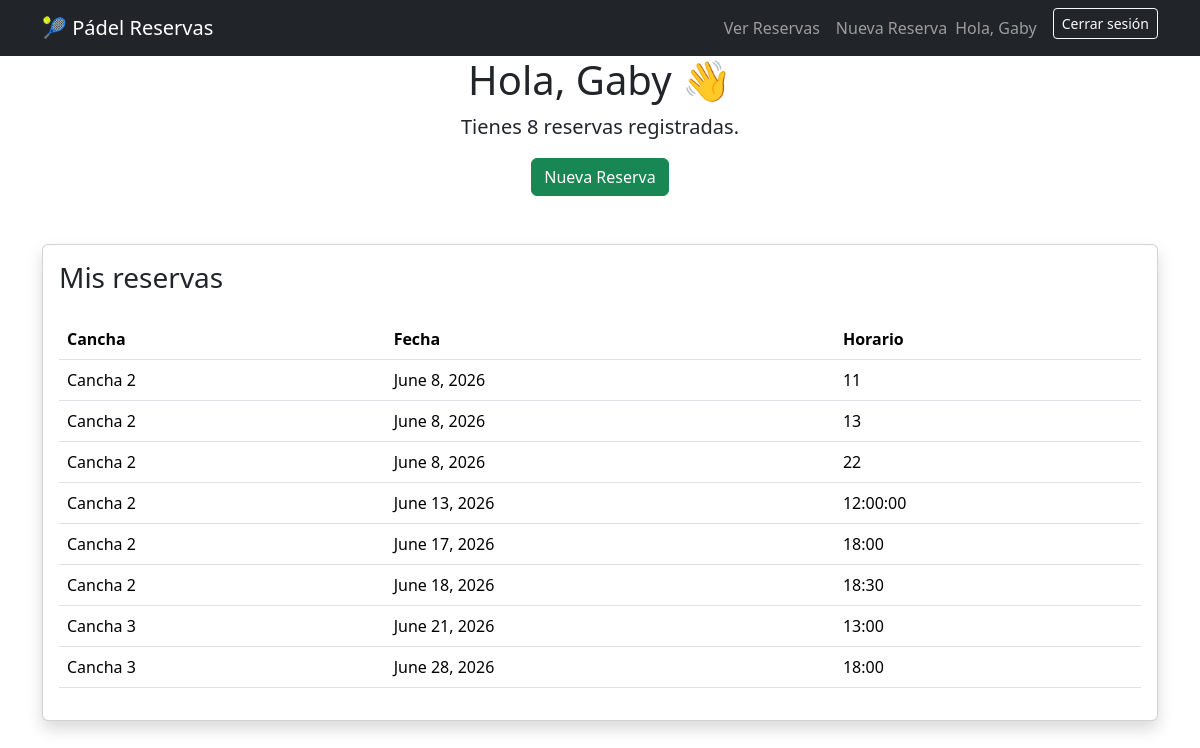
The app's page / (signed in) with its own data.
### reservas/models.py (models this page shows, shortened)
class Reserva(models.Model):
    nombre_cliente = models.CharField(max_length=100)
    cancha = models.ForeignKey(Cancha, on_delete=models.CASCADE)
    fecha = models.DateField()
    horario = models.CharField(max_length=5, choices=HORARIOS)
    usuario = models.ForeignKey(User, on_delete=models.CASCADE)

class Cancha(models.Model):
    nombre = models.CharField(max_length=50)
    def __str__(self):
        return self.nombre

### reservas/views.py (the view)
# urls.py: path('', inicio, name='inicio'),
def inicio(request):
    reservas_usuario = []
    if request.user.is_authenticated:
        reservas_usuario = Reserva.objects.filter(usuario = request.user).order_by('fecha', 'horario')
    context = {
        'reservas_usuario': reservas_usuario,
    }
    return render(
        request,
        'reservas/inicio.html',
        context
    )

### reservas/templates/reservas/inicio.html (shortened to what this page needs)
{% extends 'reservas/base.html' %}
{% load static %}
{% block content %}
{% if not user.is_authenticated %}
<div class="hero">
    <div class="hero-content">
        <h1>🎾 Sistema de Reservas de Pádel</h1>
        <p>
            Reserva tu cancha de forma rápida y sencilla.
        </p>
        <a href="{% url 'login' %}" class="btn-home">
            Iniciar sesión
        </a>
        <a href="{% url 'registro' %}" class="btn-home">
            Registrarse
        </a>
    </div>
</div>
{% else %}
<div class="container dashboard">
    <div class="text-center mb-5">
        <h1>Hola, {{ user.username }} 👋</h1>
        <p class="lead">
            Tienes {{ reservas_usuario|length }} reserva{{ reservas_usuario|length|pluralize }} registrada{{ reservas_usuario|length|pluralize }}.
        </p>
        <a href="{% url 'crear_reserva' %}" class="btn btn-success">
            Nueva Reserva
        </a>
    </div>
    <div class="card shadow dashboard-card">
        <div class="card-body">
            <h3 class="mb-4">Mis reservas</h3>
            {% if reservas_usuario %}
            <table class="table table-hover">
                <thead>
                    <tr>
                        <th>Cancha</th>
                        <th>Fecha</th>
                        <th>Horario</th>
                    </tr>
                </thead>
                <tbody>
                    {% for reserva in reservas_usuario %}
                    <tr>
                        <td>{{ reserva.cancha }}</td>
                        <td>{{ reserva.fecha }}</td>
                        <td>{{ reserva.horario }}</td>
                    </tr>
                    {% endfor %}
                </tbody>
            </table>
            {% else %}
            <div class="alert alert-info">
                Todavía no tienes reservas.
            </div>
            {% endif %}
        </div>
    </div>
</div>
{% endif %}
{% endblock %}

### reservas/templates/reservas/base.html (shortened to what this page needs)
<!DOCTYPE html>
<html>
<head>
    <link
        href="https://cdn.jsdelivr.net/npm/bootstrap@5.3.3/dist/css/bootstrap.min.css"
        rel="stylesheet"
    >
</head>
<body>
   <nav class="navbar navbar-expand-lg navbar-dark bg-dark">
    <div class="container">
        <a class="navbar-brand" href="{% url 'inicio'%}">
            🎾 Pádel Reservas
        </a>
        <div class="navbar-nav">
            <a class="nav-link" href="{% url 'lista_reservas' %}">
                Ver Reservas
            </a>
            <a class="nav-link" href="{% url 'crear_reserva' %}">
                Nueva Reserva
            </a>
        {% if user.is_authenticated %}
    <span class="navbar-text me-3">
        Hola, {{ user.username }}
    </span>
    <form
        method="post"
        action="{% url 'logout' %}"
    >
        <button
            type="submit"
            class="btn btn-outline-light btn-sm"
        >
            Cerrar sesión
        </button>
    </form>
{% endif %}
        </div>
    </div>
</nav>
{% block content %}
{% endblock %}
</body>
</html>

### records on screen
Reserva: cancha "Cancha 2", fecha "June 8, 2026", horario "11"
Reserva: cancha "Cancha 2", fecha "June 8, 2026", horario "13"
Reserva: cancha "Cancha 2", fecha "June 8, 2026", horario "22"
Reserva: cancha "Cancha 2", fecha "June 13, 2026", horario "12:00:00"
Reserva: cancha "Cancha 2", fecha "June 17, 2026", horario "18:00"
Reserva: cancha "Cancha 2", fecha "June 18, 2026", horario "18:30"
Reserva: cancha "Cancha 3", fecha "June 21, 2026", horario "13:00"
Reserva: cancha "Cancha 3", fecha "June 28, 2026", horario "18:00"

### other values on screen
{{ user.username }} "Gaby"
{{ reservas_usuario|length }} "8"
